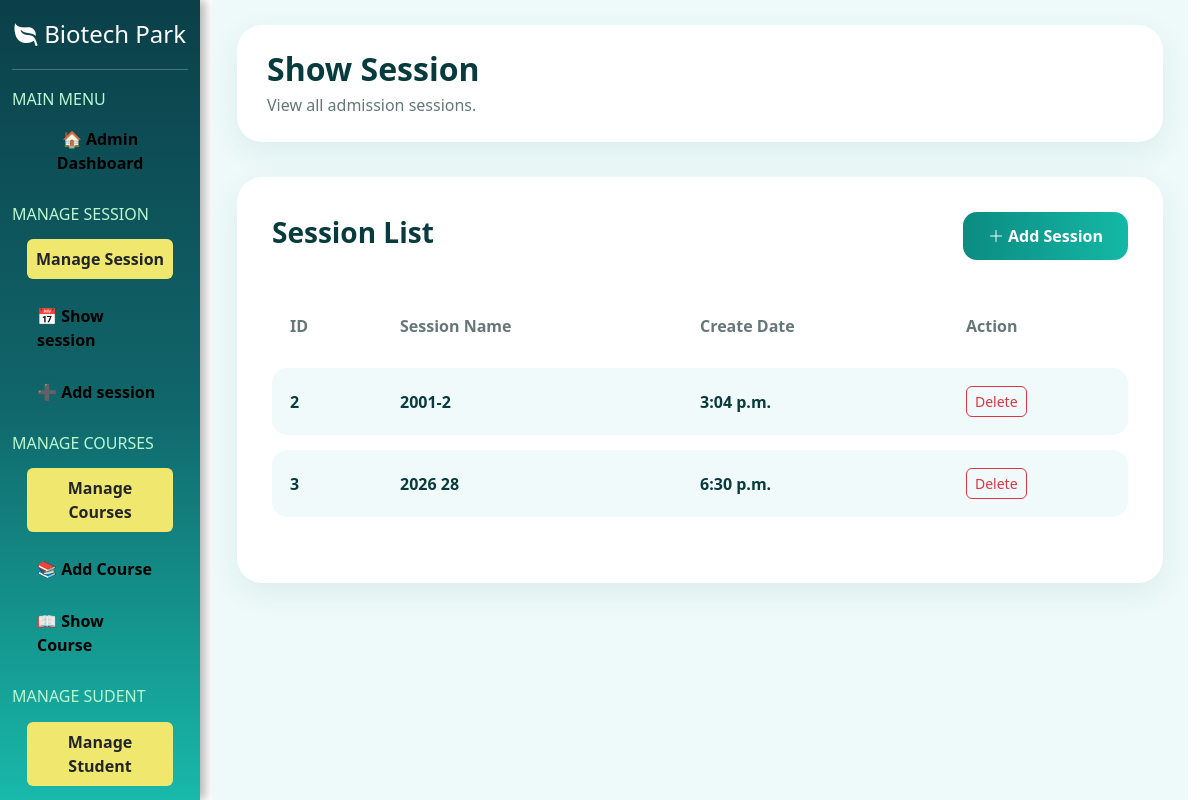
Before: /showsession/ with the older database file.
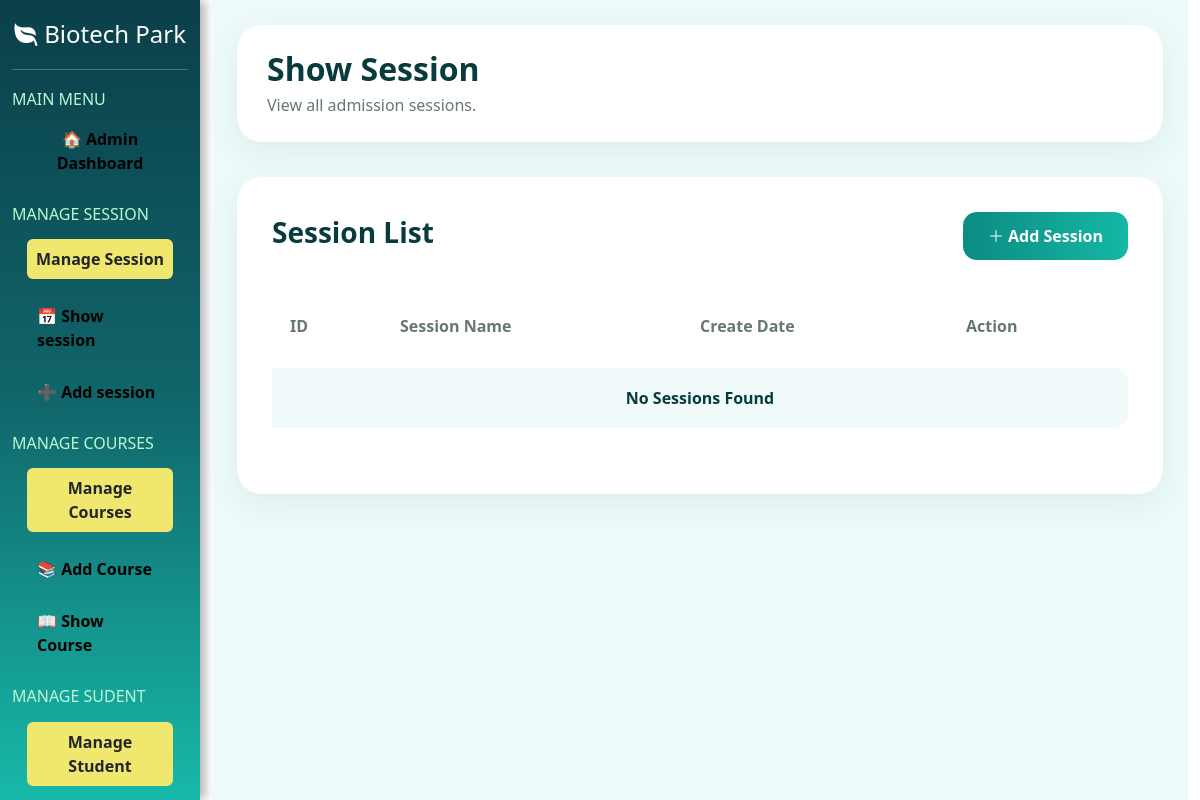
After: the same page with the newer database file.
### myapp/models.py (models this page shows)
class session(models.Model):
    id=models.IntegerField(primary_key=True,auto_created=True)
    session_name=models.CharField(max_length=20)
    create_at=models.TimeField()

### myapp/views.py (the view)
# urls.py: path('showsession/',showsession,name='showsession'),
def showsession(request):
    ab=session.objects.all()
    return render(request, 'admin/showsession.html', {'ab':ab})

### myapp/templates/admin/showsession.html (shortened to what this page needs)
{% extends 'admin/adminlayout.html' %}
{% block admin %}
<div class="session-page">
    <div class="page-header">
        <h2>Show Session</h2>
        <p>View all admission sessions.</p>
    </div>
    <div class="session-card">
        <div class="d-flex justify-content-between align-items-center mb-4">
            <h3 class="session-title">
                Session List
            </h3>
            <a href="{% url 'addsession' %}" class="add-session-btn">
                <i class="bi bi-plus-lg"></i>
                Add Session
            </a>
        </div>
        <div class="table-responsive">
            <table class="table custom-table">
                <thead>
                    <tr>
                        <th>ID</th>
                        <th>Session Name</th>
                        <th>Create Date</th>
                        <th style="width: 180px;">
                            Action
                        </th>
                    </tr>
                </thead>
                <tbody>
                    {% for i in ab %}
                    <tr>
                        <td>{{ i.id }}</td>
                        <td>{{ i.session_name }}</td>
                        <td>{{ i.create_at }}</td>
                        <td>
                            <a href="{% url 'deletesession' i.id %}"
                               class="btn btn-outline-danger btn-sm delete-btn">
                                Delete
                            </a>
                        </td>
                    </tr>
                    {% empty %}
                    <tr>
                        <td colspan="4" class="text-center">
                            No Sessions Found
                        </td>
                    </tr>
                    {% endfor %}
                </tbody>
            </table>
        </div>
    </div>
</div>
{% endblock %}

Changed rows visible on the page:
removed session: id "2", session_name "2001-2", create_at "3:04 p.m."
removed session: id "3", session_name "2026 28", create_at "6:30 p.m."
Other visible differences:
text now shown: "No Sessions Found"
